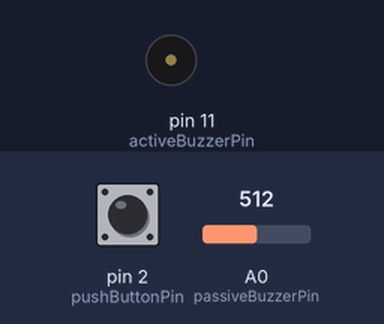
This sketch was run on a simulated Arduino Uno, built with avr-gcc and run on an emulated ATmega328P. On the bench: buzzer (waves = sounding). The test bench sets the inputs (shaded band); at power-on: pin 2 (pushButtonPin) HIGH, A0 (passiveBuzzerPin) = 512. What the sketch prints to the serial monitor is not drawn.

Above: at 1.2 s.
1.3 s: pin 2 (pushButtonPin) pulled LOW for 0.15 s
At 2.4 s:
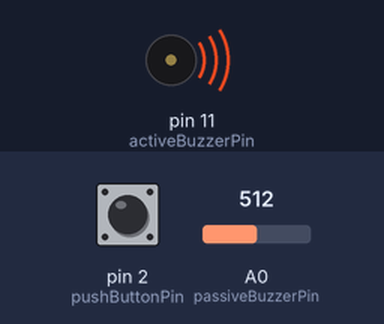
2.9 s: pin 2 (pushButtonPin) pulled LOW for 1 s
At 3.8 s:
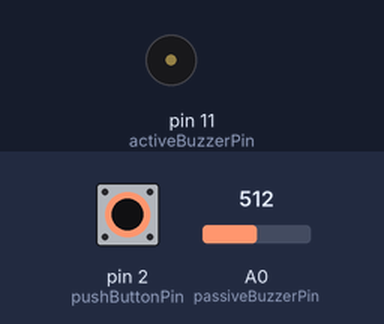
5.4 s: pin 2 (pushButtonPin) pulled LOW for 3.2 s
At 6.9 s:
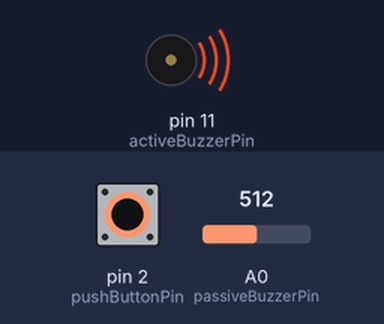
Timing chart, 0 to 8.4 s (numbered marks = the images above; inputs shaded):
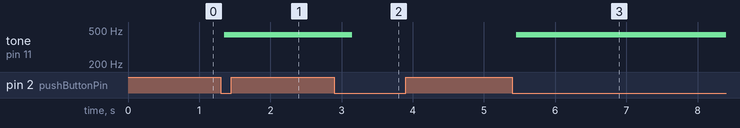

Measured:
- after the input at 1.3 s, tone on pin 11 (activeBuzzerPin): silent → 440 Hz after 0.05 s
- after the input at 2.9 s, tone on pin 11 (activeBuzzerPin): 440 Hz → silent after 0.25 s
- after the input at 5.4 s, tone on pin 11 (activeBuzzerPin): silent → 440 Hz after 0.06 s

The sketch:

button_buzzers.ino
```cpp
const int passiveBuzzerPin = A0;
const int activeBuzzerPin = 11;
const int pushButtonPin=2;

int knockValue = 0;
int activeBuzzerValue = 440;
int activeBuzzerDelay=200; //for the active buzzer

unsigned long lastDebounceTime;
int lastButtonState = 1;
int readingButton = 0;
int buttonState = 1;
const int interval= 50; //for the button

const int threshold = 1;
unsigned long lastKnock = 0;
const int knockDelay = 10;
int knockState = 0; // for the passive button

int sing = 0; //tells us if the buzzer is singing or not

void setup() {
  // put your setup code here, to run once:
  pinMode(passiveBuzzerPin, INPUT);
  pinMode(activeBuzzerPin, OUTPUT);
  pinMode(pushButtonPin, INPUT_PULLUP);
  Serial.begin(9600);
}

void loop() {
  // put your main code here, to run repeatedly:
  knockValue = analogRead(passiveBuzzerPin);
  Serial.println(knockValue);
//  if (knockValue > threshold)
//  {
//    knockState = 1;
//  }
//
//  if(millis()-lastKnock > knockDelay)
//    {
//      if(knockState == 1)
//      {
//        sing=1;
//        lastKnock = millis();
//        knockState = 0;
//      }
//    }

  readingButton=digitalRead(pushButtonPin);
   if (readingButton !=lastButtonState)
   {
    lastDebounceTime=millis();
   }
   if(millis()-lastDebounceTime>interval)
    {
      if(readingButton!=buttonState)
      {
        buttonState=readingButton;

        if(buttonState==LOW)
        {
          sing = !sing; //=0
        }
      }
    }

    lastButtonState=readingButton;


  if(sing == 1)
  {
    tone(activeBuzzerPin, activeBuzzerValue, activeBuzzerDelay);
  }

}
```
